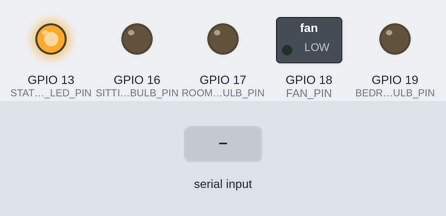
A sketch run on a simulated ESP32. Parts: switched loads named in the sketch (green lamp = pin HIGH), output pins drawn as LEDs (lit = HIGH). Inputs (shaded band) come from the test bench. Nothing arrives over Bluetooth unless stated; what the sketch prints to the serial monitor is not drawn.

Above: at 1.2 s.
1.3 s: "1" received over the second serial link
At 2.0 s:
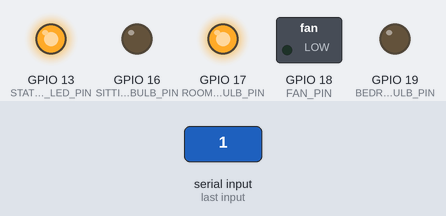
2.8 s: "3" received over the second serial link
At 3.1 s:
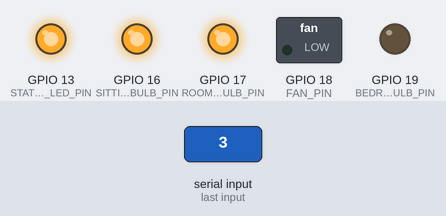
4.3 s: "2" received over the second serial link
At 5.5 s:
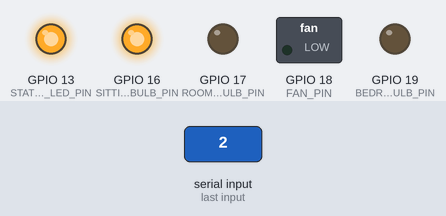
5.8 s: "5" received over the second serial link
At 6.6 s:
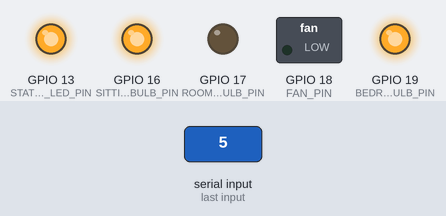
7.3 s: "4" received over the second serial link
At 7.7 s:
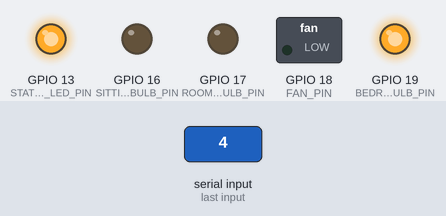
8.8 s: "7" received over the second serial link
At 10.1 s:
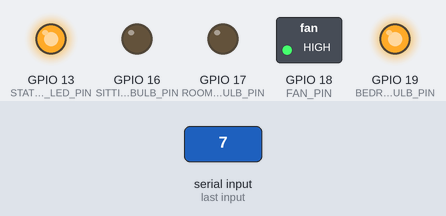
Timing chart, 0 to 11.3 s (numbered marks = the images above; inputs shaded):
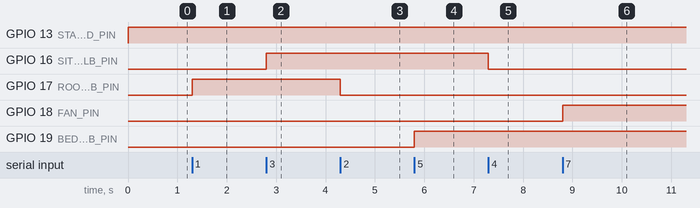

Measured:
- after the input at 1.3 s, GPIO 17 (ROOM_BULB_PIN): LOW → HIGH at once
- after the input at 2.8 s, GPIO 16 (SITTING_BULB_PIN): LOW → HIGH at once
- after the input at 4.3 s, GPIO 17 (ROOM_BULB_PIN): HIGH → LOW at once
- after the input at 5.8 s, GPIO 19 (BEDROOM_BULB_PIN): LOW → HIGH at once
- after the input at 7.3 s, GPIO 16 (SITTING_BULB_PIN): HIGH → LOW at once
- after the input at 8.8 s, GPIO 18 (FAN_PIN): LOW → HIGH at once

The sketch:

Smart_home.ino
```cpp
#include <BluetoothSerial.h>

BluetoothSerial SerialBT;

// Pins for outputs
#define ROOM_BULB_PIN     17
#define SITTING_BULB_PIN  16
#define BEDROOM_BULB_PIN  19
#define FAN_PIN           18
#define STATUS_LED_PIN    13   // Built-in LED on most ESP32s

unsigned long lastBlinkTime = 0;
bool ledState = false;

void setup() {
  Serial.begin(115200);
  SerialBT.begin("ESP32_Device");


  pinMode(ROOM_BULB_PIN, OUTPUT);
  pinMode(SITTING_BULB_PIN, OUTPUT);
  pinMode(BEDROOM_BULB_PIN, OUTPUT);
  pinMode(FAN_PIN, OUTPUT);
  pinMode(STATUS_LED_PIN, OUTPUT);

  Serial.println("Bluetooth device is ready to pair.");
}


void loop() {
  // LED Status blinking if NOT connected
  if (!SerialBT.hasClient()) {
    if (millis() - lastBlinkTime >= 500) {
      ledState = !ledState;
      digitalWrite(STATUS_LED_PIN, ledState);
      lastBlinkTime = millis();
    }
  } else {
    digitalWrite(STATUS_LED_PIN, HIGH); // Solid ON if connected
  }

  // Check for Bluetooth commands
  if (SerialBT.available()) {
    char cmd = SerialBT.read();

    switch (cmd) {
      case '1':
        digitalWrite(ROOM_BULB_PIN, HIGH);
        SerialBT.println("Room Bulb ON");
        break;
      case '2':
        digitalWrite(ROOM_BULB_PIN, LOW);
        SerialBT.println("Room Bulb OFF");
        break;
      case '3':
        digitalWrite(SITTING_BULB_PIN, HIGH);
        SerialBT.println("Sitting Bulb ON");
        break;
      case '4':
        digitalWrite(SITTING_BULB_PIN, LOW);
        SerialBT.println("Sitting Bulb OFF");
        break;
      case '5':
        digitalWrite(BEDROOM_BULB_PIN, HIGH);
        SerialBT.println("Bedroom Bulb ON");
        break;
      case '6':
        digitalWrite(BEDROOM_BULB_PIN, LOW);
        SerialBT.println("Bedroom Bulb OFF");
        break;
      case '7':
        digitalWrite(FAN_PIN, HIGH);
        SerialBT.println("Fan ON");
        break;
      case '8':
        digitalWrite(FAN_PIN, LOW);
        SerialBT.println("Fan OFF");
        break;
      default:
        SerialBT.println("Unknown command");
        break;
    }
  }
}
```
